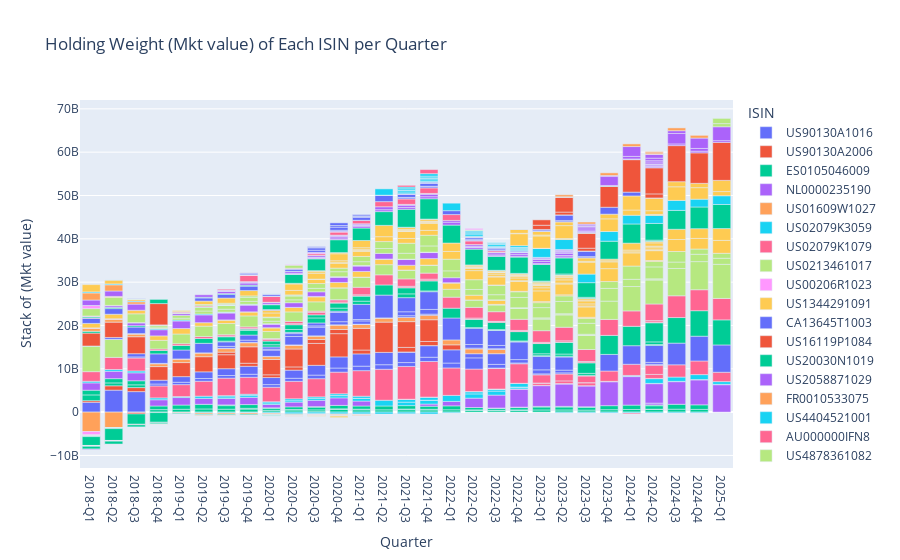

Notebook cell for this chart:
### Code cell
create_stacked_bar_chart(portfolio_df, 'Mkt value')
